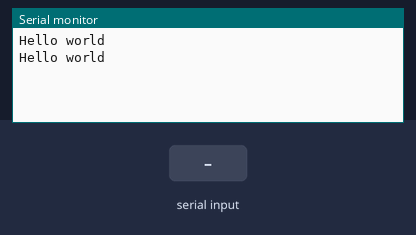
Simulated run of this sketch. Board: Arduino Uno, built with avr-gcc and run on an emulated ATmega328P. Shown: the last lines printed to the serial monitor. Inputs (shaded band) come from the test bench.

Above: at 1.2 s.
1.3 s: "1" received over Serial
At 2.8 s:
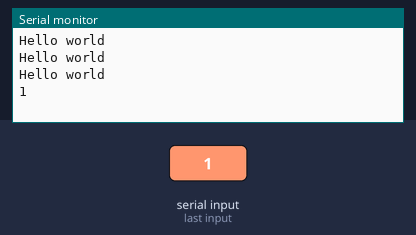
3.5 s: "0" received over Serial
At 4.7 s:
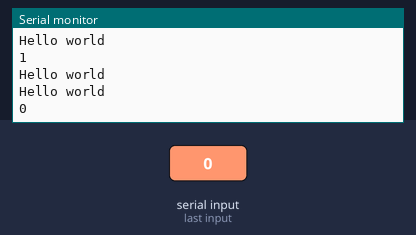
5.0 s: "2" received over Serial
At 5.4 s:
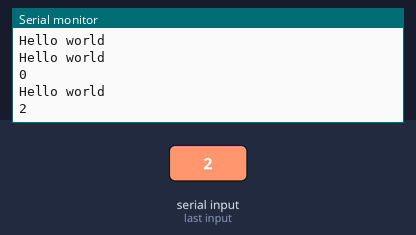

Measured:
- after the input at 1.3 s, the serial monitor: prints a new line after 0.71 s (image 1)
- after the input at 3.5 s, the serial monitor: prints a new line after 0.51 s (image 2)
- after the input at 5.0 s, the serial monitor: prints a new line at once (image 3)

The sketch:

arduino_sketch.ino
```cpp
void setup() {
  Serial.begin(9600);
}

void loop() {
  Serial.println("Hello world");

  String input = readSerialString();
  Serial.println(input);

  delay(1000);
}

String readSerialString() {
  String content = "";
  char character;

  while(Serial.available()) {
    character = Serial.read();
    content.concat(character);
  }

  return content;
}
```
